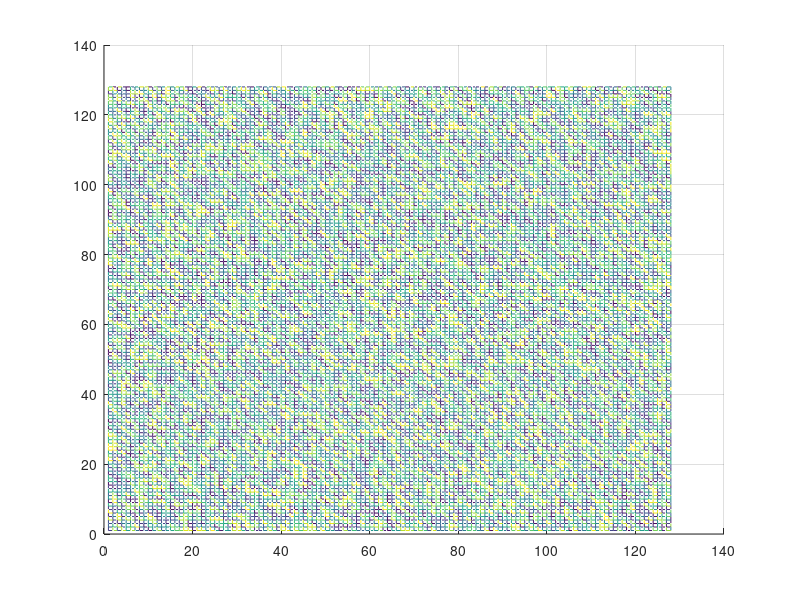

Reproduce this figure in MATLAB. (Note: this script raises an error after producing the figure.)
clear all;
dt=0.5;
Nx=128;
Ny=128;
A=1.0;
plot_step=50;

more off;

% Declarations
conc=zeros(Nx,Ny);
energy1=zeros(1, plot_step);
energy2=zeros(1, plot_step);

% Initial profile
for i=1:Nx
    for j=1:Ny
        conc(i,j)=0.5 + ( 0.5 - rand() );
    end
end

mesh(conc);
view(2)
pause(0)

% Periodic Boundary
halfNx=Nx/2;
halfNy=Ny/2;
delkx=2*pi/Nx;
delky=2*pi/Ny;

% Evolve the profile


for z=1:plot_step
    for p=1:50
        
        g=2*A*conc.*(1-conc).*(1-2*conc);
        
        % FFT
        c_hat=fft2(conc);
        g_hat=fft2(g);
        
        
        for i=1:Nx
            for j=1:Ny
                
                %Periodic Boundary Condition
                
                %we take (i-1) to include the k = 0 point
                if ((i-1) <= halfNx)
                    kx=(i-1)*delkx;
                end
                
                if ((i-1) > halfNx)
                    kx=(i-1-Nx)*delkx;
                end
                
                if ((j-1) <= halfNy)
                    ky=(j-1)*delky;
                end
                
                if ((j-1) > halfNy)
                    ky=(j-1-Ny)*delky;
                end
                
                k2=kx*kx+ky*ky;
                k4=k2*k2;
                
                
                c_hat(i,j)=(c_hat(i,j)-dt*k2*g_hat(i,j))/(1+2*k4*dt);
                
            end
        end
        
        conc=real(ifft2(c_hat));
    end
    energy1(z)=cal_energy1(conc, Nx, Ny);
    energy2(z)=cal_energy2(conc, Nx, Ny);
%     mesh(conc);
%     view(2)
%     pause(0)
end

%% Variation of Bulk Energy
figure();
plot (energy1, 'r*');
title('Variation of Bulk Energy with successive iterations')
xlabel('Iteration No.'), ylabel('Bulk Energy')

%% Variation of Gradient Energy
figure();
plot (energy2, 'b*');
title('Variation of Gradient Energy with successive iterations')
xlabel('Iteration No.'), ylabel('Gradient Energy')
%print('Grad_Energy','-dpng')

%% Variation of Total Energy
figure();
total_energy=energy1+energy2;
plot (total_energy, 'g*');
title('Variation of Total Energy with successive iterations')
xlabel('Iteration No.'), ylabel('Total Energy')
%print('Total_Energy','-dpng')

%% Energy 1 Calculation
function [energy1] = cal_energy1(conc, Nx, Ny)
A=1.0;
energy1=0;

% energy1

for i=1:Nx
    for j=1:Ny
        energy1=energy1 + A*conc(i,j)*conc(i,j)*(1-conc(i,j))*(1-conc(i,j));
    end
end

end


%% Energy 2 Calculation
function [energy2] = cal_energy2(conc, Nx, Ny)
kappa=1.0;
energy2=0;

%energy 2

c_prime=zeros(Nx, Ny);

for i=1:Nx
    for j=1:Ny
        % Periodic condition for x
        wx=i-1;
        ex=i+1;
        if (wx<1)
            wx=wx+Nx;
        end
        if (ex>Nx)
            ex=ex-Nx;
        end
        
        % Periodic condition for y
        wy=j-1;
        ey=j+1;
        if (wy<1)
            wy=wy+Ny;
        end
        if (ey>Ny)
            ey=ey-Ny;
        end
        c_prime(i,j)=(conc(ex, j)-conc(wx, j))^2 +...
            (conc(i, ey)-conc(i, wy))^2;
        energy2 = energy2 + kappa*c_prime(i,j)*c_prime(i,j);
    end
end

end
